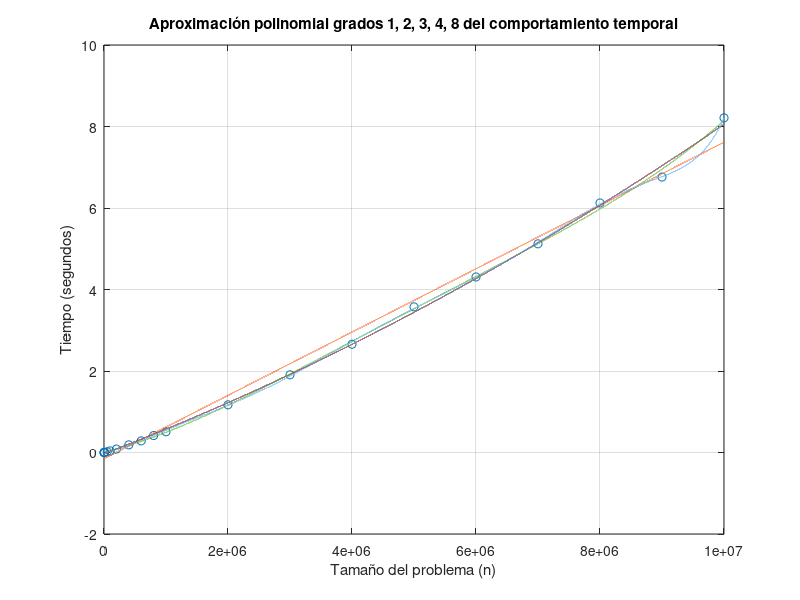

Source code (MATLAB):
%%VALORES DE X
x=[100 1000 5000 10000 50000 100000 200000 400000 600000 800000 1000000 2000000 3000000 4000000 5000000 6000000 7000000 8000000 9000000 10000000];
 
%%VALORES DE Y = F(x)
y=[0.0000119209 0.0001921654 0.0013630390 0.0031859875 0.0170681477 0.0386910439 0.0840148926 0.1872608662 0.2848520279 0.4157049656 0.5094668865 1.1705238819 1.9059309959 2.6567611694 3.5743601322 4.3076448441 5.1210191250 6.1237020493 6.7596480846 8.2133541107];
format long;
%%OBTENER UN POLINOMIO QUE SE AJUSTE A LOS PUNTOS X Y Y
n=8; 				%%GRADO DEL POLINOMIO DE AJUSTE
p1=polyfit(x,y,1);
p2=polyfit(x,y,2);
p3=polyfit(x,y,3);
p4=polyfit(x,y,4);
p8=polyfit(x,y,8);%%FUNCION QUE REALIZA EL AJUSTE POLINOMIAL

xi=linspace(0,10000000,60000);	%%ESPACIO DE PUNTOS PARA Xi

figure;
y1=polyval(p1,xi);
y2=polyval(p2,xi);
y3=polyval(p3,xi);
y4=polyval(p4,xi);
y8=polyval(p8,xi);%%EVALUACION DEL POLINOMIO P EN EL ESPACIO Xi


plot(x,y,'o',xi,y1,'-',xi,y2,'-',xi,y3,'-',xi,y4,'-',xi,y8,'-'),grid;
%%plot(x,y,'o',xi,y1,'-'),grid;
ylabel('Tiempo (segundos)');
xlabel('Tamaño del problema (n)');
title('Aproximación polinomial grados 1, 2, 3, 4, 8 del comportamiento temporal');
